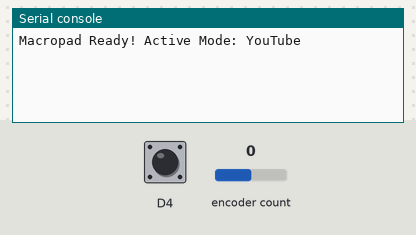
Recording of a program running on a simulated Adafruit MacroPad running CircuitPython. Shown: the last lines printed to the serial console. Inputs (shaded band) come from the test bench; at power-on: D4 HIGH, encoder count 0. USB keyboard and mouse output is not drawn.

Above: at 1.2 s.
1.3 s: D4 pulled LOW for 0.15 s
At 2.1 s:
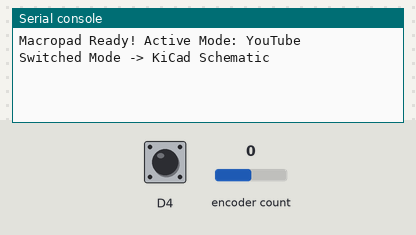
2.9 s: D4 pulled LOW for 1 s
At 3.3 s:
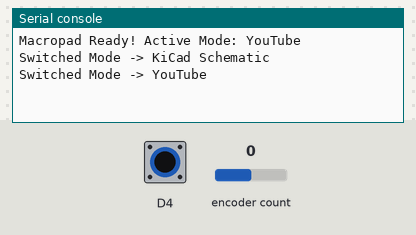

The program:

code.py
```python
import time
import microcontroller
import digitalio
import keypad
import rotaryio
import usb_hid
from adafruit_hid.keyboard import Keyboard
from adafruit_hid.keycode import Keycode
from adafruit_hid.consumer_control import ConsumerControl
from adafruit_hid.consumer_control_code import ConsumerControlCode

# Initialize USB Devices
keyboard = Keyboard(usb_hid.devices)
cc = ConsumerControl(usb_hid.devices)

# --- Fixed Pin Mapping ---
row_pins = (
    microcontroller.pin.GPIO7,   # ROW1 (D5) - Top
    microcontroller.pin.GPIO6,   # ROW2 (D4) - Middle
    microcontroller.pin.GPIO29,  # ROW3 (D3) - Bottom
)

col_pins = (
    microcontroller.pin.GPIO28,  # COL1 (D2) - Left
    microcontroller.pin.GPIO27,  # COL2 (D1) - Middle
    microcontroller.pin.GPIO26,  # COL3 (D0) - Right
)

# Rotary Encoder Setup
encoder = rotaryio.IncrementalEncoder(microcontroller.pin.GPIO2, microcontroller.pin.GPIO1)  # ROTA = D8, ROTB = D7

rot_sw = digitalio.DigitalInOut(microcontroller.pin.GPIO4)  # ROTSW = D9
rot_sw.direction = digitalio.Direction.INPUT
rot_sw.pull = digitalio.Pull.UP

matrix = keypad.KeyMatrix(row_pins, col_pins)

# --- Mode Configurations ---
MODE_NAMES = ["YouTube", "KiCad Schematic"]
current_mode = 0

keymaps = [
    # Mode 0: YouTube
    [
        Keycode.J,            Keycode.K,            Keycode.L,             # Top Left | Top Mid | Top Right
        Keycode.M,            Keycode.F,            Keycode.C,             # Mid Left | Mid Mid | Mid Right
        Keycode.LEFT_ARROW,   Keycode.SPACE,        Keycode.RIGHT_ARROW    # Bot Left | Bot Mid | Bot Right
    ],
    # Mode 1: KiCad Schematic
    [
        Keycode.A,            Keycode.W,            Keycode.L,             # Top Left (A) | Top Mid (W) | Top Right (L)
        Keycode.P,            Keycode.Q,            Keycode.R,             # Mid Left (P) | Mid Mid (Q) | Mid Right (R)
        Keycode.E,            Keycode.DELETE,       Keycode.ESCAPE  # Bot Left | Bot Mid | Bot Right
    ]
]

last_sw_state = True
last_encoder_pos = encoder.position

print(f"Macropad Ready! Active Mode: {MODE_NAMES[current_mode]}")

def trigger_key(key_def, is_pressed):
    if isinstance(key_def, tuple):
        if is_pressed:
            for k in key_def:
                keyboard.press(k)
        else:
            for k in reversed(key_def):
                keyboard.release(k)
    else:
        if is_pressed:
            keyboard.press(key_def)
        else:
            keyboard.release(key_def)

while True:
    # 1. Rotary Switch Press -> Change Mode
    current_sw_state = rot_sw.value
    if last_sw_state and not current_sw_state:
        current_mode = (current_mode + 1) % len(keymaps)
        print("Switched Mode ->", MODE_NAMES[current_mode])
        time.sleep(0.05)
    last_sw_state = current_sw_state

    # 2. Rotary Encoder Rotation -> Volume Control
    current_pos = encoder.position
    if current_pos != last_encoder_pos:
        diff = current_pos - last_encoder_pos
        last_encoder_pos = current_pos

        if diff > 0:
            for _ in range(abs(diff)):
                cc.send(ConsumerControlCode.VOLUME_INCREMENT)
        else:
            for _ in range(abs(diff)):
                cc.send(ConsumerControlCode.VOLUME_DECREMENT)

    # 3. Key Matrix Scanning
    matrix_event = matrix.events.get()
    if matrix_event:
        selected_key = keymaps[current_mode][matrix_event.key_number]
        trigger_key(selected_key, matrix_event.pressed)
```

Measured:
- after the input at 1.3 s, the serial console: prints a new line at once (image 1)
- after the input at 2.9 s, the serial console: prints a new line at once (image 2)
